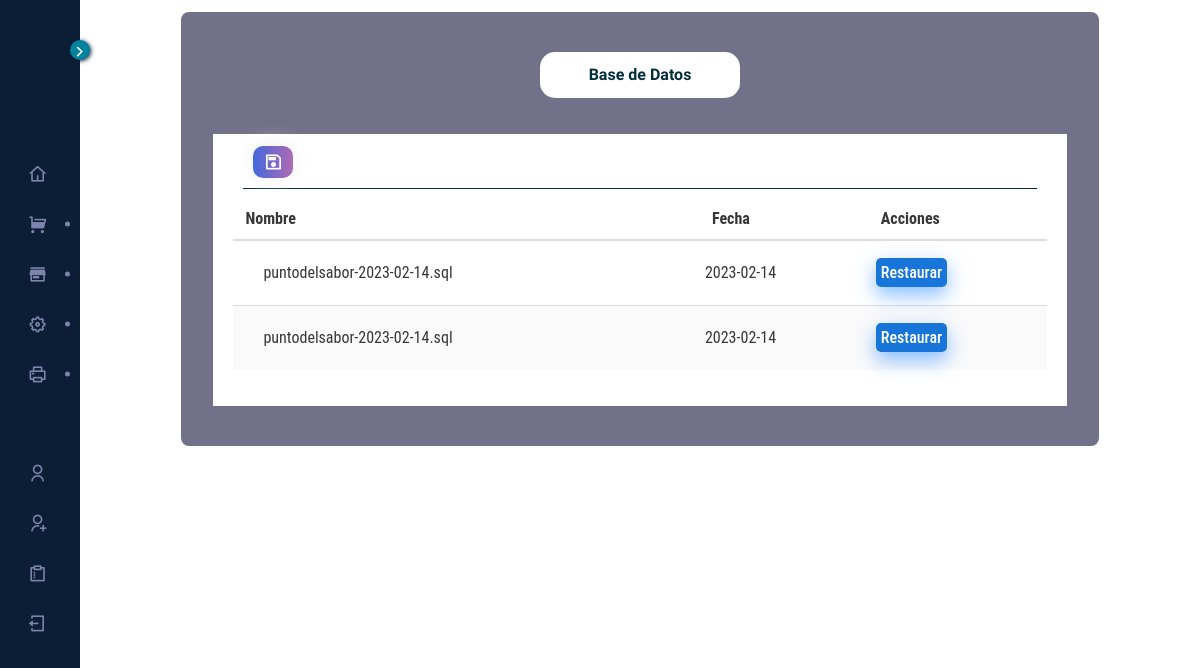
Screenshot of /restaurar.php (signed in) with the database file from the repository.
### tables this page shows
CREATE TABLE `respaldos` (
  `id` int(255) NOT NULL AUTO_INCREMENT,
  `nombre` varchar(255) NOT NULL,
  `ruta` varchar(255) NOT NULL,
  `fecha` date NOT NULL,
  PRIMARY KEY (`id`)
);

### restaurar.php (the view, shortened to what this page needs)
<!DOCTYPE html>
<html lang="zxx">
<head>
    <link rel="stylesheet" href="css/bootstrap.min.css" type="text/css">
    <link rel="stylesheet" href="css/font-awesome.min.css" type="text/css">
    <link rel="stylesheet" href="css/elegant-icons.css" type="text/css">
    <link rel="stylesheet" href="css/nice-select.css" type="text/css">
    <link rel="stylesheet" href="css/jquery-ui.min.css" type="text/css">
    <link rel="stylesheet" href="css/owl.carousel.min.css" type="text/css">
    <link rel="stylesheet" href="css/slicknav.min.css" type="text/css">
    <link rel="stylesheet" href="css/style.css" type="text/css">
    <link rel="stylesheet" href="css/sidebarsystem.css" type="text/css">
    <link rel="stylesheet" href="css/layout.css">
    <link rel="stylesheet" href="css/remixicon.css">
    <link rel="stylesheet" href="css/tablastyle.css">
<link rel="stylesheet" type="text/css" href="DataTables/Bulma-0.9.2/css/bulma.min.css"/>
<link rel="stylesheet" type="text/css" href="DataTables/datatables.min.css"/>
<link rel="stylesheet" href="datatables/Responsive-2.2.9/css/responsive.foundation.min.css">
</head>
<body>
     <?php require('./layout/sidebarsystem.php')  ?>
      <div class="layout">
        <main class="content">
          <div class="contenedor2">
          <div class="container__section">
<p class="header__title">Base de Datos</p>
<div class="container__section-table">
    <div class="datatable-header">
                    <div class="tools">
                        <ul>
                            <li>
                                <a href="respaldar.php"><button><i class="ri-save-2-line"></i></button></a>
                            </li>
                        </ul>
                    </div>
                </div>
    <table id="myTable" class="table is-striped datatable" style="width: 100%;">
        <thead>
            <tr>
                <th>Nombre</th>
                <th>Fecha</th>
                <th>Acciones</th>
            </tr>
        </thead>
        <tbody>
                <?php
                        $conexion=mysqli_connect('localhost','root','','delmary');
                        $sql="SELECT * FROM respaldos";
                        $result=mysqli_query($conexion,$sql);
                        while($mostrar=mysqli_fetch_array($result)){
                            $nombre2 = $mostrar['nombre'];
                            $fecha = $mostrar['fecha'];
                        ?>
            <tr>
                <td><?php echo $nombre2 ?></td>
                <td><?php echo $fecha ?></td>
                <?php echo "<td><a href='restaurado.php?nombre=$nombre2' class='edit'>Restaurar</a></td>"; ?>
            </tr>
<?php } ?>
        </tbody>
    </table>
</div>
</div>
</div>
            </div>
</body>
</html>

### css/style.css (style rules this page uses)
html, body { height: 100%; font-family: "Cairo", sans-serif; -webkit-font-smoothing: antialiased; font-smoothing: antialiased; }
h1, h2, h3, h4, h5, h6, { margin: 0; color: #111111; font-weight: 400; font-family: "Cairo", sans-serif; }
p { font-size: 16px; font-family: "Cairo", sans-serif; color: #6f6f6f; font-weight: 400; line-height: 26px; margin: 0 0 15px 0; }
ul, ol { padding: 0; margin: 0; }

### css/sidebarsystem.css (style rules this page uses)
:root { --font-color: rgb(68, 68, 68); --blank-color: #fff; --active-color: rgb(0, 255, 200); --primary-color: rgb(2, 46, 60); --secondary-color: rgb(48, 145, 140); --third-color: rgb(229, 255, 0); --transition-05: all 0.5s ease; --transition-03: all 0.3s ease; --input-select: rgba(0, 0, 0, 0.063); --input-select2: rgba(191, 186, 186, 0.08); }
.layout { z-index: 1; }
.layout .content { padding: 12px 50px; display: flex; flex-direction: column; }
* { box-sizing: border-box; }
body { margin: 0; height: 100vh; font-family: "Poppins", sans-serif; color: #3f4750; font-size: 0.9rem; background-image: url('../img/background.png'); overflow: hidden; }
a { text-decoration: none; }
.contenedor2 { margin: 0 auto; background-color: rgba(19, 20, 59, 0.6); width: 90%; height: auto; border-radius: 8px; }

### css/layout.css (style rules this page uses)
.layout { min-height: 100%; display: -webkit-box; display: -ms-flexbox; display: flex; -webkit-box-orient: vertical; -webkit-box-direction: normal; -ms-flex-direction: column; flex-direction: column; position: relative; -webkit-box-flex: 1; -ms-flex-positive: 1; flex-grow: 1; }
.layout .content { -webkit-box-flex: 1; -ms-flex-positive: 1; flex-grow: 1; }
.layout.fixed-sidebar .sidebar ~ .layout { height: 100%; overflow: auto; }

### css/tablastyle.css (style rules this page uses)
* { margin: 0; padding: 0; box-sizing: border-box; font-family: "Roboto Condensed", sans-serif; }
:root { --font-size1: 12px; --font-size2: 18px; --font-size3: 20px; --font-color: rgb(68, 68, 68); --blank-color: #fff; --active-color: rgb(0, 255, 200); --primary-color: rgb(2, 46, 60); --secondary-color: rgb(48, 145, 140); --secondary-color2: rgb(15, 44, 43); --third-color: rgb(232, 255, 22); --input-select: rgba(0, 0, 0, 0.063); --transition-05: all 0.5s ease; --transition-03: all 0.3s ease; }
.header__title { margin: 0 auto; text-align: center; font-weight: bold; background-color: #fff; padding: 10px 10px; width: 200px; color: rgb(2, 46, 60); border-radius: 15px; }
.container__section { padding: 40px 10px; width: 100%; box-sizing: border-box; display: flex; flex-direction: column; gap: 20px; }
.container__section .tools i { font-size: 20px; }
.container__section-table { background-color: var(--blank-color); color: var(--font-color); width: 95%; padding: 20px; margin: auto; box-sizing: border-box; font-size: var(--font-size1); }
.container__section-table .datatable { width: 100%; font-size: 16px; overflow-x: hidden; }
.datatable td { padding: 20px 5px !important; }
.datatable td:first-child { padding: 20px 5px 20px 30px !important; }
.datatable-header { display: flex; align-items: baseline; border-bottom: solid 1px var(--primary-color); padding: 12px; margin: 10px; }
.datatable-header .tools { width: 70%; }
.datatable-header .tools ul { margin: 0; padding: 0; display: flex; justify-content: start; align-items: baseline; }
.datatable-header .tools li { display: inline; text-transform: none; align-items: baseline; }
.datatable-header .tools ul li button { background-image: linear-gradient(to right, #4568DC 0%, #B06AB3 51%, #4568DC 100%); margin: -30px -5%; padding: 1px 10px; text-align: center; text-transform: uppercase; transition: 0.5s; background-size: 200% auto; color: white; box-shadow: 0 0 20px #eee; border-radius: 10px; display: block; border: none; font-size: 10px; }
.edit, .drop, .pdfview { border-radius: 5px; color: var(--blank-color); text-align: center; padding: 5px; margin: 2px; font-weight: 550; }
.edit { background-color: rgba(0, 103, 213, 0.907); color: var(--blank-color); -webkit-box-shadow: 0px 8px 20px 0px rgba(16, 123, 255, 0.5); box-shadow: 0px 8px 20px 0px rgba(16, 123, 255, 0.5); transition: var(--transition-03); }

### rows the page displays
respaldos: nombre "puntodelsabor-2023-02-14.sql", fecha "2023-02-14"
respaldos: nombre "puntodelsabor-2023-02-14.sql", fecha "2023-02-14"
